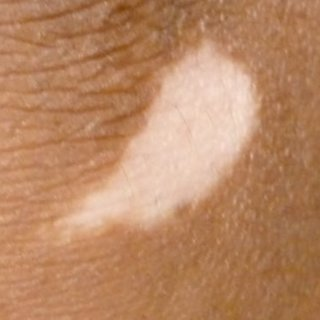
#> input picture TRABALHO FINAL/Códigos - Projeto Final/ORIGINAL.jpg, 320 x 320 px
$ python 'Parte1(otsu,canny,watershed).py'
#> lines starting #> are read from the running program, lines starting #| are printed output that depends on the picture; after the words box and inside, x2 and y2 are one past the last pixel; in counts of white or black regions, pixels touching at a corner belong together
import cv2
import numpy as np

##############################################################################
# PRÉ TRATAMENTO #
#  Carrega a imagem
image = cv2.imread('ORIGINAL.jpg')
#> image is the input picture: shape (320, 320, 3); mean B, G, R 101, 136, 185.7

# Aplica os filtros
median = cv2.medianBlur(image,11)
blur = cv2.GaussianBlur(median,(7,7),1)

# Converte para escalas de cinza
gray = cv2.cvtColor(blur, cv2.COLOR_BGR2GRAY)

# Binariza a imagem pelo método de Otsu
ret, thresh =  cv2.threshold(gray, 0, 255, cv2.THRESH_BINARY+cv2.THRESH_OTSU)
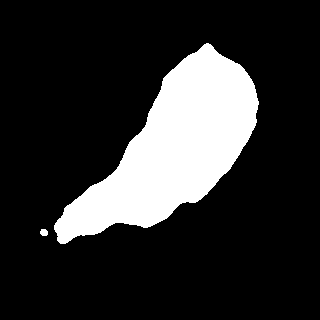
#> thresh: shape (320, 320); 18.2% white; 2 white regions, box (x1, y1, x2, y2) and area: (54, 43, 259, 244) 18580, (40, 229, 48, 236) 47
#> ret = 168
cv2.imshow('Otsu', thresh)

##############################################################################
# MÉTODO DE CANNY #

# Encontra as bordas
edged = cv2.Canny(thresh, 30, 120)
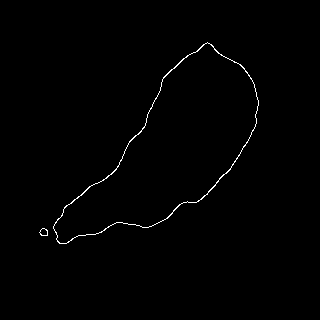
#> edged: shape (320, 320); 0.69% white in thin lines or dots, all inside (x1, y1, x2, y2) = (39, 42, 259, 244)

# Encontra os contornos
contours, hierarchy = cv2.findContours(edged,
    cv2.RETR_EXTERNAL, cv2.CHAIN_APPROX_NONE)
#> contours = 2 contours; box (x1, y1, x2, y2) and area: (53, 42, 259, 244) 18628, (39, 228, 48, 236) 44

# Desenha os contornos
cv2.drawContours(image, contours, -1, (0, 255, 0), 1)
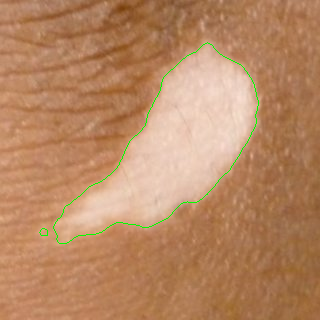
#> image: shape (320, 320, 3); 0.55% of pixels changed, all inside (x1, y1, x2, y2) = (39, 42, 259, 244)
cv2.imshow('Contours', image)
cv2.waitKey(0)

##############################################################################
# SEGMENTAÇÃO WATERSHED #

# Marcadores
fg = cv2.erode(thresh, None, iterations=2)
#> fg: shape (320, 320); 16.5% white; 2 white regions (1 under 20 px), largest, box (x1, y1, x2, y2) and area: (56, 46, 256, 242) 16938
bgt = cv2.dilate(thresh, None, iterations=3)
#> bgt: shape (320, 320); 20.8% white; 1 white region, box (x1, y1, x2, y2) and area: (37, 40, 262, 247) 21267
ret, bg = cv2.threshold(bgt, 1,128,1)

marker = cv2.add(fg, bg)
marker32 = np.int32(marker)
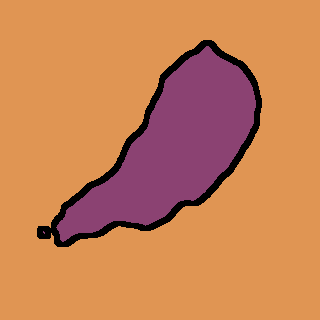
#> marker32: shape (320, 320) int32; 3 distinct labels, from 0 to 255; one colour per label, 0 black
cv2.imshow('marker', marker)

# Aplica a segmentação watershed
cv2.watershed(image, marker32)
m = cv2.convertScaleAbs(marker32)
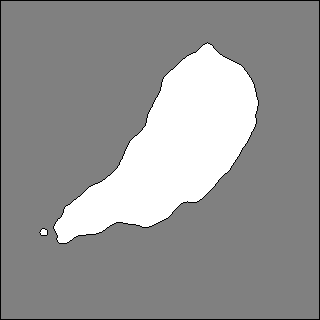
#> m: shape (320, 320); min 1, max 255, mean 148.5
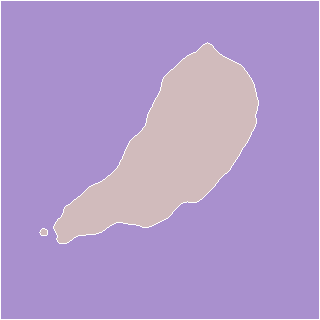
#> marker32: shape (320, 320) int32; 3 distinct labels, from -1 to 255; one colour per label, 0 black, -1 white
cv2.imshow('m', m)


ret, thresh =  cv2.threshold(gray, 0, 255, cv2.THRESH_BINARY+cv2.THRESH_OTSU)
res = cv2.bitwise_and(image,image, mask=thresh)
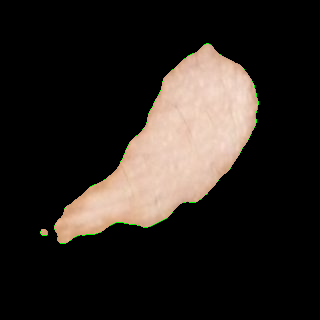
#> res: shape (320, 320, 3); mean B, G, R 31, 35.5, 41.3
cv2.imshow('final', res)
cv2.imwrite('FINAL.jpg', res)
cv2.waitKey(0)

$ run again, with TRABALHO FINAL/Códigos - Projeto Final/teste1.jpg copied over TRABALHO FINAL/Códigos - Projeto Final/ORIGINAL.jpg
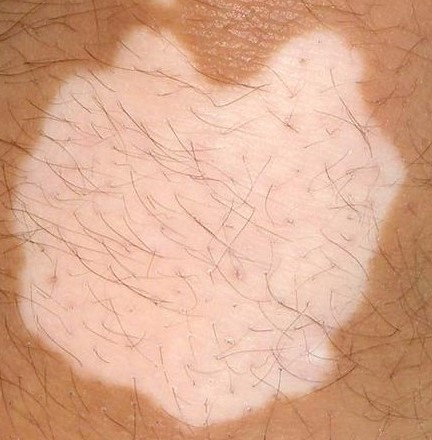
#> input picture TRABALHO FINAL/Códigos - Projeto Final/teste1.jpg, 432 x 440 px
#> image is the input picture: shape (440, 432, 3); mean B, G, R 142.9, 169.6, 217.8
#> `ret, thresh =  cv2.threshold(gray, 0, 255, cv2.THRESH_BINARY+cv2.THRES..`:
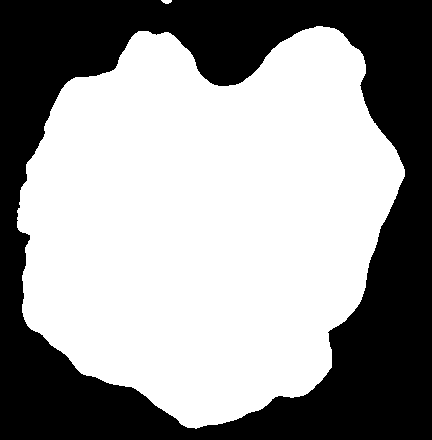
#> thresh: shape (440, 432); 59.6% white; 1 black region, box (x1, y1, x2, y2) and area: (0, 0, 432, 440) 76885
#> ret = 175
#> edged: shape (440, 432); 0.76% white in thin lines or dots, all inside (x1, y1, x2, y2) = (16, 0, 405, 429)
#> contours = 2 contours, 1 with area under 20; largest, box (x1, y1, x2, y2) and area: (16, 25, 405, 429) 113258
#> image: shape (440, 432, 3); 0.65% of pixels changed, all inside (x1, y1, x2, y2) = (16, 0, 405, 429)
#> fg: shape (440, 432); 57.7% white; 1 black region, box (x1, y1, x2, y2) and area: (0, 0, 432, 440) 80401
#> bgt: shape (440, 432); 62.4% white; 1 black region, box (x1, y1, x2, y2) and area: (0, 0, 432, 440) 71542
#> `res = cv2.bitwise_and(image,image, mask=thresh)`:
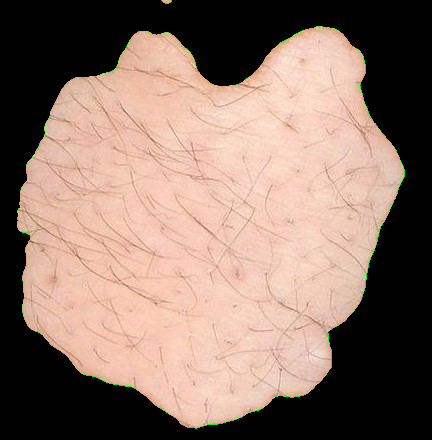
#> res: shape (440, 432, 3); mean B, G, R 105.3, 117.5, 141.4

$ run again, with TRABALHO FINAL/Códigos - Projeto Final/teste3.jpg copied over TRABALHO FINAL/Códigos - Projeto Final/ORIGINAL.jpg
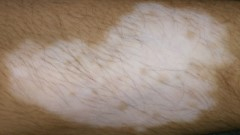
#> input picture TRABALHO FINAL/Códigos - Projeto Final/teste3.jpg, 240 x 135 px
#> image is the input picture: shape (135, 240, 3); mean B, G, R 117.8, 132.9, 151.5
#> `ret, thresh =  cv2.threshold(gray, 0, 255, cv2.THRESH_BINARY+cv2.THRES..`:
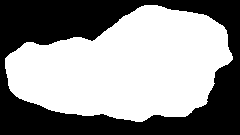
#> thresh: shape (135, 240); 56.4% white; 1 black region, box (x1, y1, x2, y2) and area: (0, 0, 240, 135) 14117
#> ret = 132
#> edged: shape (135, 240); 1.8% white in thin lines or dots, all inside (x1, y1, x2, y2) = (4, 4, 233, 122)
#> contours = 1 contour; box (x1, y1, x2, y2) and area: (4, 4, 233, 122) 18297
#> image: shape (135, 240, 3); 1.64% of pixels changed, all inside (x1, y1, x2, y2) = (4, 4, 233, 122)
#> fg: shape (135, 240); 52.1% white; 1 black region, box (x1, y1, x2, y2) and area: (0, 0, 240, 135) 15527
#> bgt: shape (135, 240); 63.1% white; 1 black region, box (x1, y1, x2, y2) and area: (0, 0, 240, 135) 11944
#> `res = cv2.bitwise_and(image,image, mask=thresh)`:
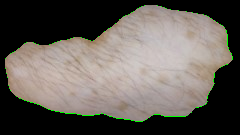
#> res: shape (135, 240, 3); mean B, G, R 87.1, 93.1, 99
